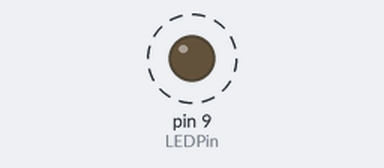
Bench run of a sketch on a simulated Arduino Uno, built with avr-gcc and run on an emulated ATmega328P. Shown: output pins drawn as LEDs (lit = HIGH). Dashed ring = blinking.

Above: at 0.5 s.
Timing chart, 0 to 3.0 s (numbered marks = the images above):
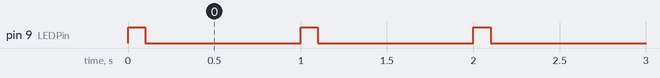

Measured:
- by itself, pin 9 (LEDPin): alternates HIGH for 0.10 s and LOW for 0.90 s

The sketch:

HelloBoard.ino
```cpp
int LEDPin = 9;
int onTime = 100;
int offTime = 900;

void setup() { pinMode(LEDPin, OUTPUT); }

void loop() {
  digitalWrite(LEDPin, HIGH);
  delay(onTime);
  digitalWrite(LEDPin, LOW);
  delay(offTime);
}
```
